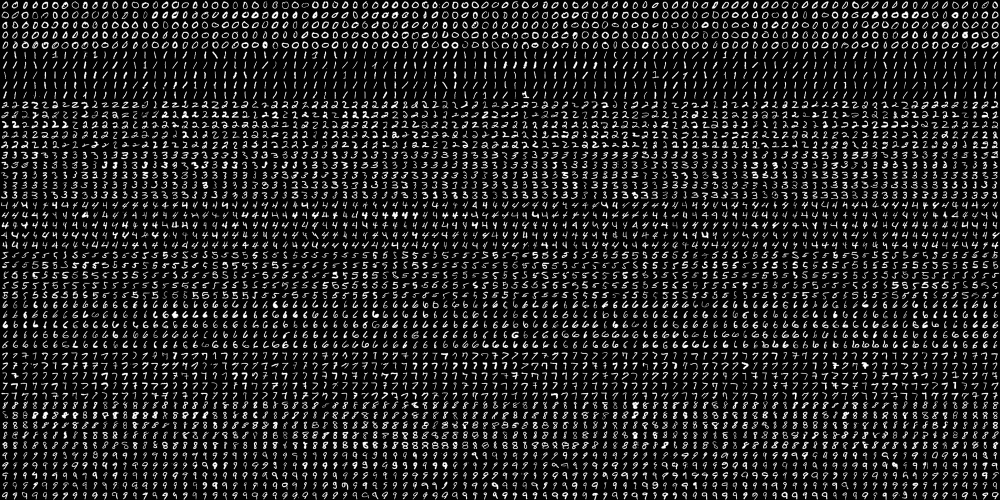
#> input picture project1-updated-menu-version/DigitsCombination/digits.png, 2000 x 1000 px, found by its file name (shown at 1/2 size)
$ python DigitsCombinationv2.py
#> lines starting #> are read from the running program, lines starting #| are printed output that depends on the picture
import numpy as np
import matplotlib.pyplot as plt
import cv2 as cv
import random


def BGR2RGB(img):
    return img[:, :, ::-1]


def BGR2GRAY(img):
    img = cv.cvtColor(img, cv.COLOR_BGR2GRAY)
    return img


def GRAY2RGB(img):
    img = cv.cvtColor(img, cv.COLOR_GRAY2RGB)
    return img


def knnClassification():
    # Train and Test knn Model

    filename = "digits.png"
    imgGray = cv.imread(filename, cv.IMREAD_GRAYSCALE)
#> imgGray is the input picture: shape (1000, 2000); min 0, max 255, mean 33.8

    # print(imgGray.shape)

    #### get all the digits
    IMG_SIZE = 20

    rowNum = imgGray.shape[0] / IMG_SIZE
#> rowNum = 50
    colNum = imgGray.shape[1] / IMG_SIZE
#> colNum = 100

    rows = np.vsplit(imgGray, rowNum)
#> rows = 50 items

    digits = []
    for row in rows:
        rowCells = np.hsplit(row, colNum)
        for digit in rowCells:
            digits.append(digit)
#> this loop made 50 passes
#> after the loop, digits = 5000 items

    # convert list to np.array
    digits = np.array(digits)
    # print("digits", digits.shape)

    # labels
    DIGITS_CLASS = 10
    repeatNum = len(digits) / DIGITS_CLASS
#> repeatNum = 500
    labels = np.repeat(np.arange(DIGITS_CLASS), repeatNum)
#> labels = 5000 values from 0 to 9
    # print("labels", labels.shape)

    #### get features
    features = []
    for digit in digits:
        img_pixel = np.float32(digit.flatten())
        features.append(img_pixel)
#> after the loop, features = 5000 items

    features = np.squeeze(features)
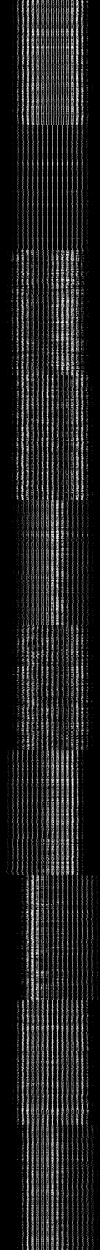
#> features: shape (5000, 400) float32 (shown at 1/4 size); min 0, max 255, mean 33.8
    # print("features", features.shape)

    # shuffle features and labels
    # seed random for constant random value
    rand = np.random.RandomState(2)
    shuffle = rand.permutation(features.shape[0])
    features, labels = features[shuffle], labels[shuffle]
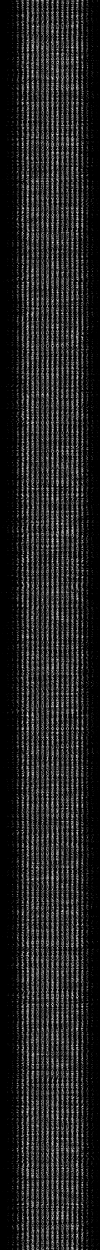
#> features: shape (5000, 400) float32 (shown at 1/4 size); min 0, max 255, mean 33.8
#> labels = 5000 values, max 9 at index 42, min 0 at index 12, mean 4.5

    # split into training and testing
    splitRatio = [10, 1]
    sumRatio = sum(splitRatio)
    partition = np.array(splitRatio) * len(features) // sumRatio
#> partition = [4545, 454]
    partition = np.cumsum(partition)
#> partition = [4545, 4999]

    featureTrain, featureTest = np.array_split(features, partition[:-1])
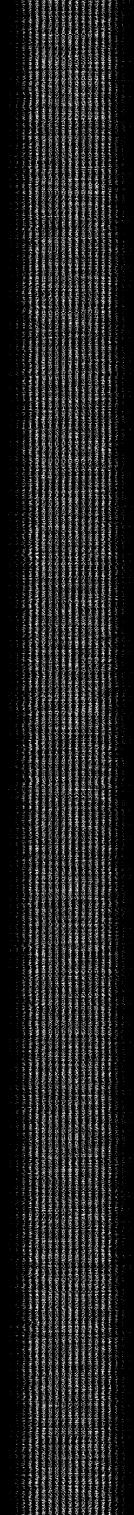
#> featureTrain: shape (4545, 400) float32 (shown at 1/3 size); min 0, max 255, mean 33.7
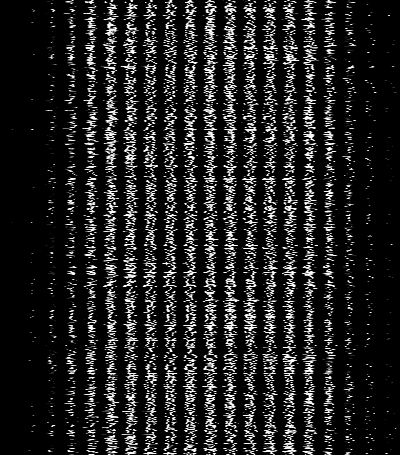
#> featureTest: shape (455, 400) float32; min 0, max 255, mean 34.5
    labelTrain, labelTest = np.array_split(labels, partition[:-1])
#> labelTrain = 4545 values, max 9 at index 42, min 0 at index 12, mean 4.5; labelTest = 455 values, max 9 at index 4, min 0 at index 7, mean 4.53

    # [7 lines of commented-out code are left out]
    knn = cv.ml.KNearest_create()
    knn.train(featureTrain, cv.ml.ROW_SAMPLE, labelTrain)

    # Test the created model:
    k = 6
    ret, prediction, neighbours, dist = knn.findNearest(featureTest, k)
#> ret = 1; prediction = 455 values, max 9 at index 4, min 0 at index 7, mean 4.49; neighbours = 455 rows, first 6: [1, 1, 1, 1, 1, 1], [3, 3, 3, 3, 3, 3], [5, 5, 5, 5, 8, 3], [6, 6, 6, 6, 6, 6], [9, 9, 9, 9, 9, 9], [8, 8, 8, 8, 8, 8]; dist = 455 rows, first 6: [132961, 143537, 162503, 164085, 173230, 173387], [681620, 788716, 802582, 820313, 830233, 860800], [912991, 1119769, 1181350, 1236698, 1337368, 1419528], [261710, 331553, 380680, 388701, 499563, 519476], [269710, 276616, 312775, 398310, 480031, 487883], [377631, 430430, 658645, 716329, 717827, 720867]

    # # Compute the accuracy:
    accuracy = (np.squeeze(prediction) == labelTest).mean() * 100
#> accuracy = 95.38
    print(f"\nAccuracy of pre-trained KNN model = {accuracy:.2f} %\n")
#| Accuracy of pre-trained KNN model = 95.38 %
    # print('KNN model trained! Returning prediction and featureTest...')
    # return prediction, featureTest

    return knn


# [149 lines left out: functions generateDigits, testDigits, not called in this run]


if __name__ == '__main__':
    np.random.seed(2)

    # Train the algorithm
    knn = knnClassification()

    # Input desired digits
#> (the run stopped early here; a loop or call above may not have finished)
